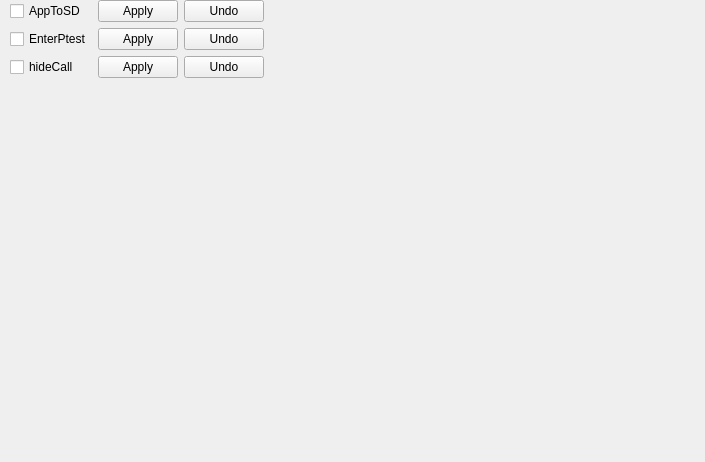
<?xml version="1.0" encoding="UTF-8"?>
<ui version="4.0">
 <class>FunctionPage</class>
 <widget class="QWidget" name="FunctionPage">
  <property name="geometry">
   <rect>
    <x>0</x>
    <y>0</y>
    <width>705</width>
    <height>462</height>
   </rect>
  </property>
  <property name="windowTitle">
   <string>Form</string>
  </property>
  <widget class="QWidget" name="gridLayoutWidget">
   <property name="geometry">
    <rect>
     <x>10</x>
     <y>0</y>
     <width>691</width>
     <height>451</height>
    </rect>
   </property>
   <layout class="QGridLayout" name="gridLayout">
    <item row="2" column="0">
     <widget class="QCheckBox" name="ckb_app2sd">
      <property name="text">
       <string>AppToSD</string>
      </property>
     </widget>
    </item>
    <item row="3" column="0">
     <widget class="QCheckBox" name="ckb_enter_ptest">
      <property name="text">
       <string>EnterPtest</string>
      </property>
     </widget>
    </item>
    <item row="2" column="1">
     <widget class="QPushButton" name="btn_apptosd_apply">
      <property name="text">
       <string>Apply</string>
      </property>
     </widget>
    </item>
    <item row="3" column="3">
     <spacer name="horizontalSpacer_2">
      <property name="orientation">
       <enum>Qt::Horizontal</enum>
      </property>
      <property name="sizeHint" stdset="0">
       <size>
        <width>40</width>
        <height>20</height>
       </size>
      </property>
     </spacer>
    </item>
    <item row="2" column="3">
     <spacer name="horizontalSpacer">
      <property name="orientation">
       <enum>Qt::Horizontal</enum>
      </property>
      <property name="sizeHint" stdset="0">
       <size>
        <width>40</width>
        <height>20</height>
       </size>
      </property>
     </spacer>
    </item>
    <item row="3" column="1">
     <widget class="QPushButton" name="btn_ptest_apply">
      <property name="text">
       <string>Apply</string>
      </property>
     </widget>
    </item>
    <item row="2" column="2">
     <widget class="QPushButton" name="btn_apptosd_undo">
      <property name="text">
       <string>Undo</string>
      </property>
     </widget>
    </item>
    <item row="3" column="2">
     <widget class="QPushButton" name="btn_ptest_undo">
      <property name="text">
       <string>Undo</string>
      </property>
     </widget>
    </item>
    <item row="4" column="0">
     <widget class="QCheckBox" name="ckb_hide_call">
      <property name="text">
       <string>hideCall</string>
      </property>
     </widget>
    </item>
    <item row="4" column="1">
     <widget class="QPushButton" name="btn_hidecall_apply">
      <property name="text">
       <string>Apply</string>
      </property>
     </widget>
    </item>
    <item row="4" column="2">
     <widget class="QPushButton" name="btn_hidecall_undo">
      <property name="text">
       <string>Undo</string>
      </property>
     </widget>
    </item>
    <item row="4" column="3">
     <spacer name="horizontalSpacer_3">
      <property name="orientation">
       <enum>Qt::Horizontal</enum>
      </property>
      <property name="sizeHint" stdset="0">
       <size>
        <width>40</width>
        <height>20</height>
       </size>
      </property>
     </spacer>
    </item>
    <item row="5" column="2">
     <spacer name="verticalSpacer">
      <property name="orientation">
       <enum>Qt::Vertical</enum>
      </property>
      <property name="sizeHint" stdset="0">
       <size>
        <width>20</width>
        <height>40</height>
       </size>
      </property>
     </spacer>
    </item>
   </layout>
  </widget>
 </widget>
 <resources/>
 <connections/>
</ui>
